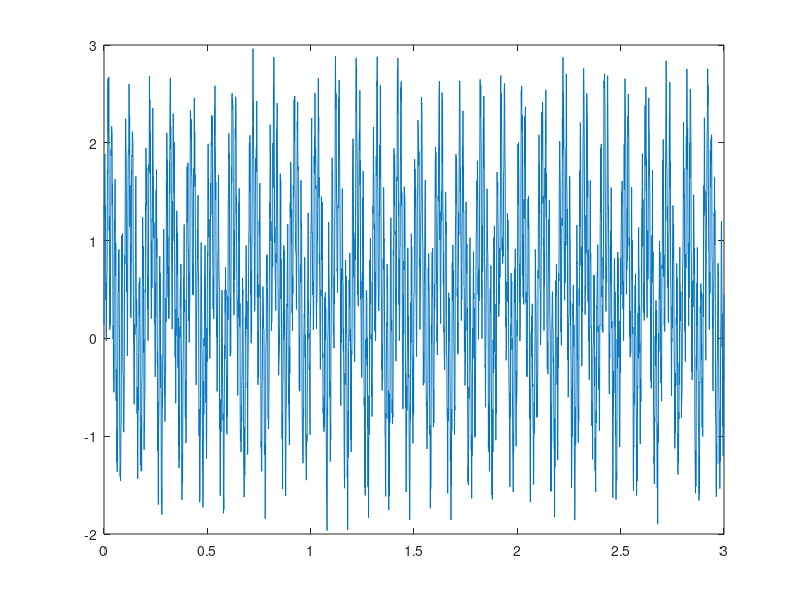
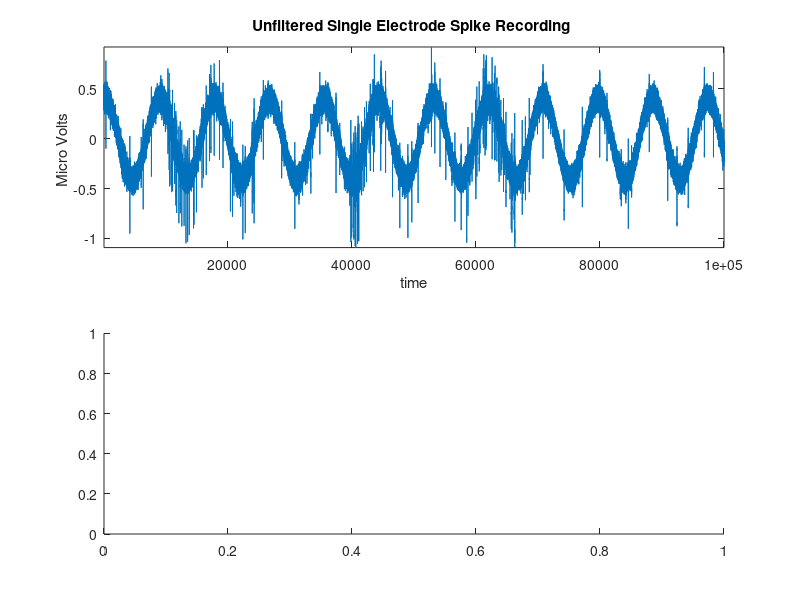

Recreate these plots in MATLAB, in order. (Note: this script raises an error after producing the figures.)

%%%%%%%%%%%%%%%%%%%%%%%%%%
%% class 3

%% simulating data

randn(1)
randi(1)
rand(1)

randn(10)
randn(1,10)
randi(100, [1,10])
randi(100, [10])
rand(10)
rand(1,10)

% simulate oscilatory data

fs = 1000; % Sampling frequency (samples per second) 
 dt = 1/fs; % seconds per sample 
 StopTime = 3; % seconds 
 t = (0:dt:StopTime)'; % seconds 
 F = 60; % Sine wave frequency (hertz) 
 data = sin(2*pi*F*t);
 plot(t,data)

% add noise
 data = sin(2*pi*F*t)+rand(length(data),1);
 plot(t,data)
 
 % nest signals 
 F2=10;
data = sin(2*pi*F*t)+rand(length(data),1) +  sin(2*pi*F2*t);
 plot(t,data)


%% Smoothing 

clear all
close all
load('./justafolderwithdata/raw_spike_data.mat') % load data spiking data recorded from electrode array
sr=44100; % sampling rate of the electrode array
figure
subplot(2,1,1)
plot(raw_spike_data) % plot data to visualize spikes and time series
axis tight; 
xlabel('time');
ylabel('Micro Volts ');
title('Unfiltered Single Electrode Spike Recording '); % clear slow drifts in data that need 
                                                                                     %to be removed with a filter before clustering
subplot(2,1,2)
plot(smooth(raw_spike_data)) % plot data to visualize spikes and time series
axis tight; 
xlabel('time');
ylabel('Micro Volts ');
title('Unfiltered Single Electrode Spike Recording ');

subplot(2,1,2)
plot(smooth(raw_spike_data, 20)) % plot data to visualize spikes and time series
axis tight; 
xlabel('time');
ylabel('Micro Volts ');
title('Unfiltered Single Electrode Spike Recording ');
                                                                                     
subplot(2,1,2)
plot(smoothdata(raw_spike_data)) % plot data to visualize spikes and time series
axis tight; 
xlabel('time');
ylabel('Micro Volts ');
title('Unfiltered Single Electrode Spike Recording ');
                                                                                     

fs = 1000; % Sampling frequency (samples per second) 
dt = 1/fs; % seconds per sample 
StopTime = 3; % seconds 
t = (0:dt:StopTime)'; % seconds 
F = 60; % Sine wave frequency (hertz) 
F2=10;
data = sin(2*pi*F*t);
data = sin(2*pi*F*t)+rand(length(data),1) +  sin(2*pi*F2*t) + 1/length(data)*[1:length(data)]';
plot(t,data)
plot(t,detrend(data))

%% Normalize data 

temp_data=randi(100,10);

temp_data-mean(temp_data)
temp_data-mean(temp_data,2)
temp_data-mean(mean(temp_data))

normalize(temp_data)

(temp_data-mean(temp_data))./std(temp_data)

data = sin(2*pi*F*t)+rand(length(data),1) +  sin(2*pi*F2*t)
data(randi(length(data),1,50))=100;
plot(t,data)           
plot(filloutliers(data, 'linear'))


%% FFT

Fs = 1000;            % Sampling frequency                    
T = 1/Fs;             % Sampling period       
L = 10000;             % Length of signal
t = (0:L-1)*T;        % Time vector

S = 0.7*sin(2*pi*33*t) + sin(2*pi*153*t) + 3*sin(2*pi*222*t);
X = S + 2*randn(size(t));

Y = fft(X);

P2 = abs(Y/L);
P1 = P2(1:L/2+1);
P1(2:end-1) = 2*P1(2:end-1);


f = Fs*(0:(L/2))/L;
figure
subplot(1,2,1)
plot(X)
subplot(1,2,2)
plot(f,P1) 
title('Single-Sided Amplitude Spectrum of X(t)')
xlabel('f (Hz)')
ylabel('|P1(f)|')


S = 0.7*sin(2*pi*33*t) + sin(2*pi*153*t) + 10*sin(2*pi*222*t);
X = S + 2*randn(size(t));

Y = fft(X);

P2 = abs(Y/L);
P1 = P2(1:L/2+1);
P1(2:end-1) = 2*P1(2:end-1);

f = Fs*(0:(L/2))/L;
figure
subplot(1,2,1)
plot(X)
subplot(1,2,2)
plot(f,P1) 
title('Single-Sided Amplitude Spectrum of X(t)')
xlabel('f (Hz)')
ylabel('|P1(f)|')

pwelch(X)

S = 0.7*sin(2*pi*33*t) + sin(2*pi*153*t) + 10*sin(2*pi*222*t);
X = S + 2*randn(size(t));

[pxx,f] = pwelch(X,500,300,500,Fs);
figure
plot(f,10*log10(pxx))

xlabel('Frequency (Hz)')
ylabel('PSD (dB/Hz)')

[pxx,f] = pwelch(X,1000,500,500,Fs);
figure
plot(f,10*log10(pxx))

xlabel('Frequency (Hz)')
ylabel('PSD (dB/Hz)')


[pxx,f] = pwelch(X,100,50,500,Fs);
figure
plot(f,10*log10(pxx))

xlabel('Frequency (Hz)')
ylabel('PSD (dB/Hz)')


%% filter data 
% create and apply filter butter worth filter
[b,a] = butter(3,[500/(sr/2) 8000/(sr/2)], 'bandpass'); % create butterworth filter 
filtered_data=filter(b,a,raw_spike_data); % apply butter worth filter 

% plot filtered data with unfiltered data 
subplot(2,1,2)
plot(filtered_data)
axis tight;
xlabel('time');
ylabel('Micro Volts ');
title('Filtered Single Electrode Spike Recording ');

% threshold data to find peaks (i.e., spikes) with MATLAB's findpeaks
[pks,locs]=findpeaks(-1*filtered_data, 'MinPeakHeight',3.5*std(filtered_data)); 
% TIP input the inverse of the data (i.e. -1*) as findpeaks looks
% for local maxima and not minima

% Plot peaks found
figure 
plot(filtered_data)
hold on;
scatter(locs,-1*pks)
axis tight;
xlabel('time');
ylabel('Micro Volts ');
title('Filtered Single Electrode Spike Recording ');

% extract deisred window [-20 to 43] samples around a peak
for i =1:length(locs)
peaks(i,:)=filtered_data(locs(i)-20:locs(i)+43);
end

figure
plot(-20:43, peaks')
axis tight
xlabel('time (number of samples)');
ylabel('Micro Volts ');
title('Extracted Timeseries of Peaks ');



%% hilbert 
data=zeros(3001,1);
data = sin(2*pi*F*t) + rand(length(data),1) +  sin(2*pi*F2*t) + 1/length(data)*[1:length(data)]';
 plot(t,data)
 
 hil=hilbert(data);
 
 figure
 subplot(1,2,1)
 plot(t,data)
 hold on
  plot(t,abs(hil), '-r')
  subplot(1,2,2)
 plot(t,angle(hil))


data = sin(2*pi*2*t).*sin(2*pi*F*t) ;
 plot(t,data)
 
 hil=hilbert(data);
 
 figure
 subplot(1,2,1)
 plot(t,data)
 hold on
  plot(t,abs(hil), '-r')
  subplot(1,2,2)
 plot(t,angle(hil))
 

%%%%%%%%%%%%%%%%%%%%%%%%%%
%% class 5
clear all
close all

%% PCA example with image
image=imread('./WhoAmI.jpg');
%image=imread('./ladygaga4.jpg');


image=mean(double(image),3);
figure
subplot(3,3,9)
imagesc(image)
colormap(gray)
axis off;


[coeff, score, latent, tsquared, explained, mu]=pca(image);

subplot(3,3,1)
imagesc(score(:,1)*coeff(:,1)')
colormap(gray)
axis off;
subplot(3,3,2)
imagesc(score(:,1:2)*coeff(:,1:2)')
colormap(gray)
axis off;
subplot(3,3,3)
imagesc(score(:,1:5)*coeff(:,1:5)')
colormap(gray)
axis off;
subplot(3,3,4)
imagesc(score(:,1:10)*coeff(:,1:10)')
colormap(gray)
axis off;
subplot(3,3,5)
imagesc(score(:,1:20)*coeff(:,1:20)')
colormap(gray)
axis off;
subplot(3,3,6)
imagesc(score(:,1:30)*coeff(:,1:30)')
colormap(gray)
axis off;
subplot(3,3,7)
imagesc(score(:,1:50)*coeff(:,1:50)')
colormap(gray)
axis off;
subplot(3,3,8)
imagesc(score(:,1:100)*coeff(:,1:100)')
colormap(gray)
axis off;


%% ICA

figure
subplot(3,4,12)
imagesc(image)
colormap(gray)
axis off;

ica_out=rica(image,50);

t=transform(ica_out,image);


subplot(3,4,1)
imagesc(t(:,1)*ica_out.TransformWeights(:,1)')
colormap(gray)
axis off

subplot(3,4,2)
imagesc(t(:,1:2)*ica_out.TransformWeights(:,1:2)')
colormap(gray)
axis off;

subplot(3,4,3)
imagesc(t(:,1:3)*ica_out.TransformWeights(:,1:3)')
colormap(gray)
axis off;


subplot(3,4,4)
imagesc(t(:,1:5)*ica_out.TransformWeights(:,1:5)')
colormap(gray)
axis off;

subplot(3,4,5)
imagesc(t(:,1:10)*ica_out.TransformWeights(:,1:10)')
colormap(gray)
axis off;

subplot(3,4,6)
imagesc(t(:,1:20)*ica_out.TransformWeights(:,1:20)')
colormap(gray)
axis off;

subplot(3,4,7)
imagesc(t(:,1:25)*ica_out.TransformWeights(:,1:25)')
colormap(gray)
axis off;

subplot(3,4,8)
imagesc(t(:,1:30)*ica_out.TransformWeights(:,1:30)')
colormap(gray)
axis off;

subplot(3,4,9)
imagesc(t(:,1:35)*ica_out.TransformWeights(:,1:35)')
colormap(gray)
axis off;

subplot(3,4,10)
imagesc(t(:,1:40)*ica_out.TransformWeights(:,1:40)')
colormap(gray)
axis off;

subplot(3,4,11)
imagesc(t(:,1:45)*ica_out.TransformWeights(:,1:45)')
colormap(gray)
axis off;



%%
rng default

files = {'chirp.mat'
        'gong.mat'
        'handel.mat'
        'laughter.mat'
        'splat.mat'
        'train.mat'};

S = zeros(10000,6);
for i = 1:6
    test     = load(files{i});
    y        = test.y(1:10000,1);
    S(:,i)   = y;
end

mixdata = S*randn(6) + randn(1,6);

figure
for i = 1:6
    subplot(2,6,i)
    plot(S(:,i))
    title(['Sound ',num2str(i)])
    subplot(2,6,i+6)
    plot(mixdata(:,i))
    title(['Mix ',num2str(i)])
end

% play sound
soundsc(S(:,1));
pause(2)
soundsc(mixdata(:,1))

% run ica
mixdata = prewhiten(mixdata);
q = 6;
Mdl = rica(mixdata,q,'NonGaussianityIndicator',ones(6,1));

unmixed = transform(Mdl,mixdata);

figure
for i = 1:6
    subplot(2,6,i)
    plot(S(:,i))
    title(['Sound ',num2str(i)])
    subplot(2,6,i+6)
    plot(unmixed(:,i))
    title(['Unmix ',num2str(i)])
end

% play sound
soundsc(S(:,1));
pause(2)
soundsc(unmixed(:,1))




%%                                           K- means
%%%%%%%%%%%%%%%%%%%%%%%%%%%%%%%%%%%%%%%%%%%%%%%%%%%%%%%%%%%%%%%%%%%%%%%%%%%


clear all
close all
load('./justafolderwithdata/raw_spike_data.mat') % load data spiking data recorded from electrode array
sr=44100; % sampling rate of the electrode array
figure
subplot(2,1,1)
plot(raw_spike_data) % plot data to visualize spikes and time series
axis tight; 
xlabel('time');
ylabel('Micro Volts ');
title('Unfiltered Single Electrode Spike Recording '); % clear slow drifts in data that need 
                                                                                     %to be removed with a filter before clustering



% create and apply filter butter worth filter
[b,a] = butter(3,[500/(sr/2) 8000/(sr/2)], 'bandpass'); % create butterworth filter 
filtered_data=filter(b,a,raw_spike_data); % apply butter worth filter 

% plot filtered data with unfiltered data 
subplot(2,1,2)
plot(filtered_data)
axis tight;
xlabel('time');
ylabel('Micro Volts ');
title('Filtered Single Electrode Spike Recording ');

% threshold data to find peaks (i.e., spikes) with MATLAB's findpeaks
[pks,locs]=findpeaks(-1*filtered_data, 'MinPeakHeight',3.5*std(filtered_data)); 
% TIP input the inverse of the data (i.e. -1*) as findpeaks looks
% for local maxima and not minima

% Plot peaks found
figure 
plot(filtered_data)
hold on;
scatter(locs,-1*pks)
axis tight;
xlabel('time');
ylabel('Micro Volts ');
title('Filtered Single Electrode Spike Recording ');

% extract deisred window [-20 to 43] samples around a peak
for i =1:length(locs)
peaks(i,:)=filtered_data(locs(i)-20:locs(i)+43);
end

figure
plot(-20:43, peaks')
axis tight
xlabel('time (number of samples)');
ylabel('Micro Volts ');
title('Extracted Timeseries of Peaks ');

% run PCA over peaks to extract features; how many components are
% visbale? 
[coeff,score,latent,~,explained] = pca(peaks);
figure
plot(explained, '-*'); % plot percent var explained
xlabel("Component Number")
ylabel("Percent Variance Explained (%)")

% lets plot first two components and see how the data scatters
figure
scatter(score(:,1), score(:,2), '.')

% now that we have extracted features from the data let us see how they
% cluster together

% Run K-means clustering 
opts = statset('Display','final');
numclust=10; % max number of k
ctrs = zeros(size(peaks,1), numclust);
ids = zeros(size(peaks,1), numclust);
sumd= zeros(1,numclust);

for j=1:numclust
[ids(:,j)] = kmeans(peaks, j, 'Replicates', 20, 'Options', opts);

end

% find the optimal solution for the best number of clusters

eva_cali = evalclusters(peaks,ids,'CalinskiHarabasz') % evaluate the best number of k clusters
eva_sil = evalclusters(peaks,ids,'silhouette') % evaluate the best number of k clusters
eva_Dav = evalclusters(peaks,ids,'DaviesBouldin') % evaluate the best number of clusters

% all three methods returned different numbers, plot the silhouettes
figure
silhouette(peaks,ids(:,2))
figure
silhouette(peaks,ids(:,3))
figure
silhouette(peaks,ids(:,4))

% plot 3 cluster solution in PCA space
[ids_opt, crit_opt] = kmeans(score, 3, 'Replicates', 20, 'Options', opts); % 3 cluster optimal solution

figure
scatter(score(ids_opt==1,1), score(ids_opt==1,2), '.g')
hold on;
scatter(score(ids_opt==2,1), score(ids_opt==2,2), '.m')
hold on;
scatter(score(ids_opt==3,1), score(ids_opt==3,2), '.c')
hold on;
scatter(crit_opt(1:3,1), crit_opt(1:3,2), 200, 'kX')
hold on;
scatter(crit_opt(1:3,1), crit_opt(1:3,2), 200, 'kd')


%%%%%%% REMINDER TO CHNAGE COLOUR OF PLOTS CANNOT SEE



%Drag race clustering example: 





%%%%%%%%%%%%%%%%%%%%%%%%%%%%%%%%%%%%%%%%%%%%%%
%% class 6 

   X = randn(8,8);
   Y = randn(8,8);
   
   corr(X,Y)
   corr2(X,Y)
   corrcoef(X,Y)
   
   
